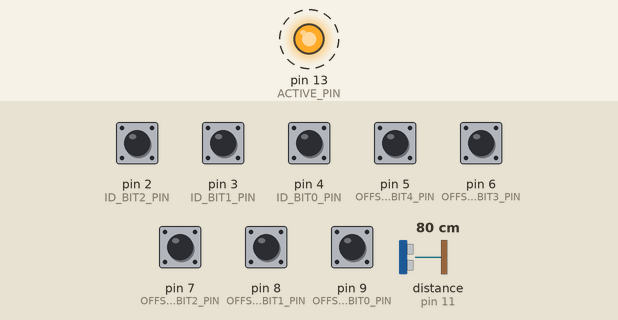
This sketch was run on a simulated Arduino Uno, built with avr-gcc and run on an emulated ATmega328P. On the bench: output pins drawn as LEDs (lit = HIGH). Wiring (inferred from the names in the program): ultrasonic range finder: trigger pin 10; echo pin 11. Dashed ring = blinking. Inputs (shaded band) come from the test bench; at power-on: pin 2 (ID_BIT2_PIN), pin 3 (ID_BIT1_PIN), pin 4 (ID_BIT0_PIN), pin 5 (OFFSET_BIT4_PIN), pin 6 (OFFSET_BIT3_PIN), pin 7 (OFFSET_BIT2_PIN), pin 8 (OFFSET_BIT1_PIN), pin 9 (OFFSET_BIT0_PIN) HIGH, distance to the obstacle (sensor on pin 11) 80 cm. The echo pulse lasts 58.3 µs per cm; pins used as bus, display or sensor lines are not drawn; what the sketch prints to the serial monitor is not drawn.

Above: at 0.05 s.
Timing chart, 0 to 3.0 s (numbered marks = the images above):
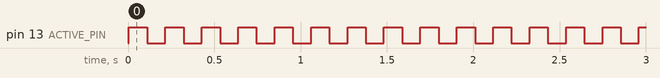

Measured:
- by itself, pin 13 (ACTIVE_PIN): alternates HIGH for 0.11 s and LOW for 0.11 s

The sketch:

ultrasonic-ranger_hc-sr04.ino
```cpp
/*
 * Derived and extended from:
 *
 * Ultrasonic Sensor HC-SR04 and Arduino Tutorial
 *
 * by Dejan Nedelkovski,
 * www.HowToMechatronics.com
 *
 */

#define ID_BIT0_PIN       4
#define ID_BIT1_PIN       3
#define ID_BIT2_PIN       2

#define OFFSET_BIT0_PIN   9
#define OFFSET_BIT1_PIN   8
#define OFFSET_BIT2_PIN   7
#define OFFSET_BIT3_PIN   6
#define OFFSET_BIT4_PIN   5


#define TRIG_PIN          10
#define ECHO_PIN          11

#define ACTIVE_PIN        13

#define INTER_READ_PAUSE  100     // 1/10 second

#define OUTPUT_BAUD_RATE  115200

#define SPEED_OF_SOUND_CM_PER_USEC  0.034   // cm per usec


int activeState;


void setup() {
  // id setting pins
  pinMode(ID_BIT0_PIN, INPUT_PULLUP);
  pinMode(ID_BIT1_PIN, INPUT_PULLUP);
  pinMode(ID_BIT2_PIN, INPUT_PULLUP);

  // offset setting pins
  pinMode(OFFSET_BIT0_PIN, INPUT_PULLUP);
  pinMode(OFFSET_BIT1_PIN, INPUT_PULLUP);
  pinMode(OFFSET_BIT2_PIN, INPUT_PULLUP);
  pinMode(OFFSET_BIT3_PIN, INPUT_PULLUP);
  pinMode(OFFSET_BIT4_PIN, INPUT_PULLUP);


  // ultrasonic sensor control pins
  pinMode(TRIG_PIN, OUTPUT);      // sets the TRIG_PIN as an Output
  pinMode(ECHO_PIN, INPUT);       // sets the ECHO_PIN as an Input

  // heartbeat LED pin
  pinMode(ACTIVE_PIN, OUTPUT);    // flips each time a range happens

  activeState = 0;

  Serial.begin(OUTPUT_BAUD_RATE); // Starts the serial communication
}


void loop() {
  int   distanceCm, duration, offset, id;

  // we check the id and offset each time we read the sensor in case it got changed
  //
  // one weirdness - to cut down on parts, the switches will actually change the
  // input to LOW meaning the pin is "active" (and shoudl be considered a '1' bit
  // for the purpose of setting values

  // get ID - 3 pins

  id = 0;       // clear all bits

  if (digitalRead(ID_BIT0_PIN) == LOW) {
    id = id | 0b00000001;
  }
  if (digitalRead(ID_BIT1_PIN) == LOW) {
    id = id | 0b00000010;
  }
  if (digitalRead(ID_BIT2_PIN) == LOW) {
    id = id | 0b00000100;
  }

  offset = 0;       //clear all bits

  if (digitalRead(OFFSET_BIT0_PIN) == LOW) {
    offset = offset | 0b00000001;
  }

  if (digitalRead(OFFSET_BIT1_PIN) == LOW) {
    offset = offset | 0b00000010;
  }

  if (digitalRead(OFFSET_BIT2_PIN) == LOW) {
    offset = offset | 0b00000100;
  }

  if (digitalRead(OFFSET_BIT3_PIN) == LOW) {
    offset = offset | 0b00001000;
  }

  if (digitalRead(OFFSET_BIT4_PIN) == LOW) {
    offset = offset | 0b00010000;
  }


  // Clears the TRIG_PIN
  digitalWrite(TRIG_PIN, LOW);
  delayMicroseconds(2);

  // Sets the TRIG_PIN on HIGH state for 10 micro seconds
  digitalWrite(TRIG_PIN, HIGH);
  delayMicroseconds(10);
  digitalWrite(TRIG_PIN, LOW);

  // Reads the ECHO_PIN, returns the sound wave travel time in microseconds
  duration = pulseIn(ECHO_PIN, HIGH);

  // Calculating the distance
  //
  // Speed of sound is ~340m / sec or or
  // 0.034cm / usec (microseconds or millionths of a second
  //
  // the duration of the pulse on the incoming ECHO pin ( measured
  // by the pulseIn() function in usecs) is the amount of time from the
  // start of the ultrasonic pulse (which was sent when the TRIG pin
  // went from HIGH to LOW) to it being receive by the ultrasonic
  // receiver
  //
  // since we now that sound travels at ~ 0.034 cm ever usec, we
  // can multiply the value returned by pulseInO() by that value and
  // get the distance the sound covered in cm
  //
  // We have to divide this by 2 because we are actually hearing the
  // ultrasonic echo from the surface we're ranging to which means the
  // sound has actually travelled TWICE the distance to the target (from
  // the sensor, to the target, and then back to the sensor)
  //
  // We know the speed of sound (roughly), the time it took to cover some
  // distance, and then using the power of math, we can calculate how far
  // of a distance the sound wave covered
  //
  distanceCm = (duration * SPEED_OF_SOUND_CM_PER_USEC / 2 - offset);

  // output string should look like "R <id> x <distancecm (adjusted)>"
  Serial.print("R ");
  Serial.print(id);
  Serial.print(" x ");
  Serial.println(distanceCm);

  if (activeState) {
    digitalWrite(ACTIVE_PIN, LOW);  // turn the light off
    activeState = 0;
  } else {
    digitalWrite(ACTIVE_PIN, HIGH); // turn light on
    activeState = 1;
  }

  delay(INTER_READ_PAUSE);        // wait before the next reading
}
```
